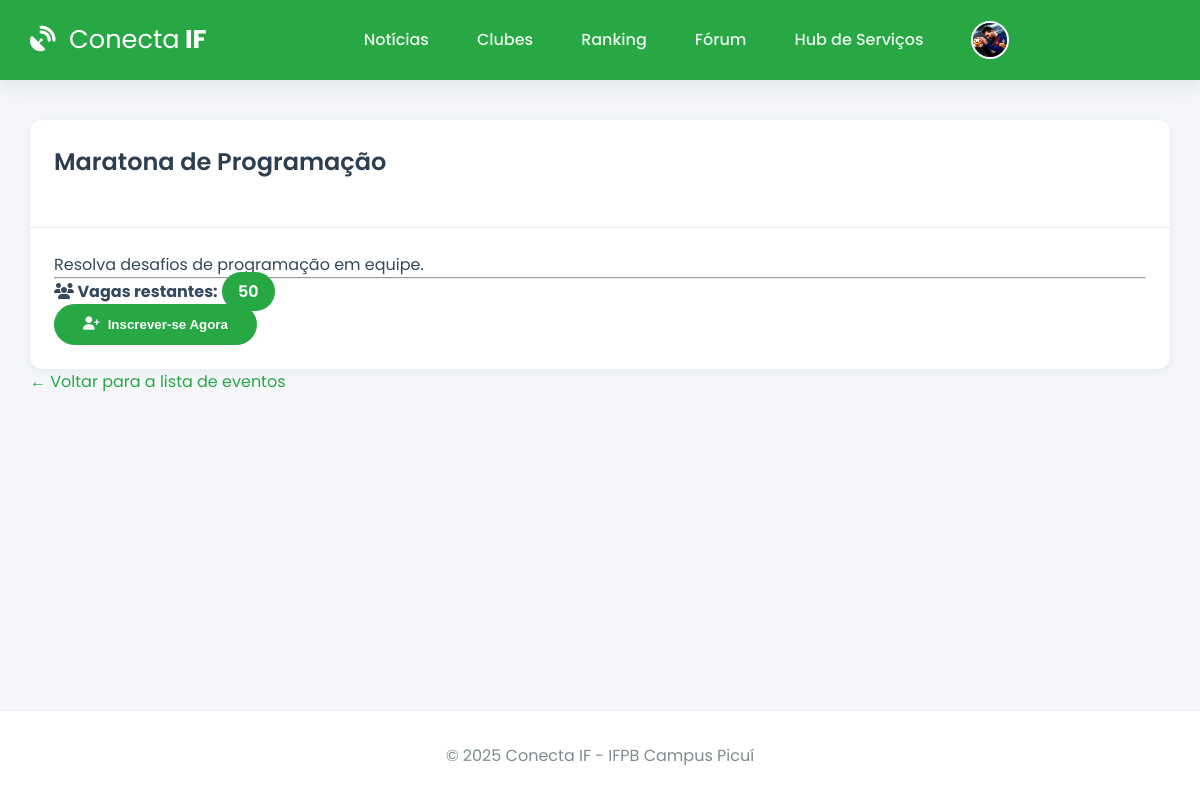
The app's page /evento/1 (signed in) with its own data.
### app.py (models this page shows, shortened)
class User(db.Model):
    id = db.Column(db.Integer, primary_key=True)
    email = db.Column(db.String(120), unique=True, nullable=False)
    username = db.Column(db.String(12), unique=True, nullable=False)
    password_hash = db.Column(db.String(256), nullable=False)
    image_file = db.Column(db.String(100), nullable=False, default='default.jpg')
    eventos_inscritos = db.relationship('Evento', secondary=inscricao_evento_tabela, back_populates='alunos_inscritos', lazy='dynamic')
    clubes_membro = db.relationship('Clube', secondary=membros_clube_tabela, back_populates='membros', lazy='dynamic')
    topicos_criados = db.relationship('ForumTopico', backref='autor', lazy='dynamic', cascade="all, delete-orphan")
    posts_criados = db.relationship('ForumPost', backref='autor', lazy='dynamic', cascade="all, delete-orphan")

class Evento(db.Model):
    id = db.Column(db.Integer, primary_key=True)
    titulo = db.Column(db.String(200), nullable=False)
    descricao = db.Column(db.Text, nullable=False)
    vagas = db.Column(db.Integer, nullable=False)
    data_evento = db.Column(db.DateTime, nullable=False, default=lambda: datetime.now(timezone.utc))
    clube_id = db.Column(db.Integer, db.ForeignKey('clube.id'), nullable=False)
    alunos_inscritos = db.relationship('User', secondary=inscricao_evento_tabela, back_populates='eventos_inscritos', lazy='dynamic')
    noticias = db.relationship('Noticia', backref='evento', lazy='dynamic', cascade="all, delete-orphan")
    @property
    def vagas_restantes(self):
        return self.vagas - self.alunos_inscritos.count()

### app.py (the view)
@app.route('/evento/<int:evento_id>')
@login_required
def detalhe_evento(evento_id):
    evento = Evento.query.get_or_404(evento_id)
    ja_inscrito = evento in g.user.eventos_inscritos.all()
    return render_template('detalhe_evento.html', evento=evento, ja_inscrito=ja_inscrito)

### app.py (called while the page is built)
@app.before_request
def load_logged_in_user():
    user_id = session.get('user_id')
    g.user = User.query.get(user_id) if user_id else None
    if user_id and g.user is None:
        session.clear()

def login_required(f):
    @wraps(f)
    def decorated_function(*args, **kwargs):
        if g.user is None:
            flash('Você precisa fazer login para acessar esta página.', 'warning')
            return redirect(url_for('login'))
        return f(*args, **kwargs)
    return decorated_function

@app.context_processor
def inject_user_and_year():
    return dict(current_user_data=g.user, current_year=datetime.now(timezone.utc).year)

### templates/detalhe_evento.html (shortened to what this page needs)
{% extends 'base.html' %}
{% block content %}
    <div class="card">
        <div class="card-header">
            <h2>{{ evento.titulo }}</h2>
        </div>
        <div class="card-body">
            <p class="lead">{{ evento.descricao }}</p>
            <hr>
            <div class="details-footer">
                <p><strong><i class="fas fa-users"></i> Vagas restantes:</strong> <span class="vagas-badge-lg">{{ evento.vagas_restantes }}</span></p>
                {% if ja_inscrito %}
                    <button class="btn btn-secondary" disabled><i class="fas fa-check-circle"></i> Você já está inscrito</button>
                {% elif evento.vagas_restantes > 0 %}
                    <form action="{{ url_for('inscrever_evento', evento_id=evento.id) }}" method="post" class="inline-form">
                        <button type="submit" class="btn"><i class="fas fa-user-plus"></i> Inscrever-se Agora</button>
                    </form>
                {% else %}
                    <button class="btn btn-danger" disabled>Vagas Esgotadas</button>
                {% endif %}
            </div>
        </div>
    </div>
    <div class="back-link-container">
        <a href="{{ url_for('eventos') }}">&larr; Voltar para a lista de eventos</a>
    </div>
{% endblock %}

### templates/base.html (shortened to what this page needs)
<!DOCTYPE html>
<html lang="pt-br">
<head>
    <link rel="stylesheet" href="https://cdnjs.cloudflare.com/ajax/libs/font-awesome/6.5.2/css/all.min.css" />
    <link rel="stylesheet" href="{{ url_for('static', filename='css/style.css') }}">
</head>
<body>
    <header class="header">
        <div class="container">
            <nav class="navbar">
                <a class="navbar-brand" href="{{ url_for('noticias') if current_user_data else url_for('login') }}">
                    <i class="fas fa-satellite-dish"></i> <strong>Conecta</strong> IF
                </a>
                <div class="nav-links" id="nav-links">
                    {% if current_user_data %}
                        <a class="nav-item" href="{{ url_for('noticias') }}">Notícias</a>
                        <a class="nav-item" href="{{ url_for('clubes') }}">Clubes</a>
                        <a class="nav-item" href="{{ url_for('ranking') }}">Ranking</a>
                        <a class="nav-item" href="{{ url_for('forum') }}">Fórum</a>
                        <a class="nav-item" href="{{ url_for('hub_servicos') }}">Hub de Serviços</a>
                        <div class="nav-item user-menu">
                             <a class="user-menu-trigger" href="#">
                                 <img src="{{ url_for('static', filename='profile_pics/' + current_user_data.image_file) }}" class="nav-profile-image">
                                 <span>{{ current_user_data.username }}</span> <i class="fas fa-chevron-down dropdown-icon"></i>
                            </a>
                        </div>
                    {% else %}
                        <a href="{{ url_for('login') }}" class="nav-item">Entrar</a>
                        <a href="{{ url_for('register') }}" class="nav-item btn btn-outline">Registar</a>
                    {% endif %}
                </div>
            </nav>
        </div>
    </header>
    <main class="container">
        {% block content %}{% endblock %}
    </main>
    <footer class="footer">
        <p>&copy; {{ current_year }} Conecta IF - IFPB Campus Picuí</p>
    </footer>
</body>
</html>

### static/css/style.css (style rules this page uses)
:root { --ifpb-green: #28a745; --ifpb-green-dark: #218838; --dark-blue: #2c3e50; --light-gray: #ecf0f1; --medium-gray: #bdc3c7; --text-color: #34495e; --light-text: #7f8c8d; --background-color: #f4f6f9; --surface-color: #ffffff; --border-color: #e9ecef; --font-family-base: 'Poppins', sans-serif; --shadow-sm: 0 2px 8px rgba(44, 62, 80, 0.07); --shadow-md: 0 5px 20px rgba(44, 62, 80, 0.1); --border-radius: 12px; }
* { box-sizing: border-box; margin: 0; padding: 0; }
html { height: 100%; }
body { font-family: var(--font-family-base); background-color: var(--background-color); color: var(--text-color); display: flex; flex-direction: column; min-height: 100%; }
.container { width: 95%; max-width: 1200px; margin: 0 auto; }
main.container { flex-grow: 1; padding-top: 2.5rem; padding-bottom: 2.5rem; }
h1, h2, h3, h4 { font-weight: 600; color: var(--dark-blue); margin-bottom: 1.5rem; }
a { color: var(--ifpb-green); text-decoration: none; transition: color 0.2s; }
.header { background-color: var(--ifpb-green); padding: 0.8rem 0; box-shadow: var(--shadow-md); position: sticky; top: 0; z-index: 1000; }
.navbar { display: flex; justify-content: space-between; align-items: center; }
.navbar-brand { font-weight: 700; font-size: 1.6rem; color: var(--surface-color); }
.navbar-brand i { margin-right: 0.5rem; }
.navbar-brand strong { font-weight: 400; }
.nav-links { display: flex; align-items: center; gap: 1rem; }
.nav-item { color: rgba(255, 255, 255, 0.9); font-weight: 500; padding: 0.5rem 1rem; border-radius: var(--border-radius); transition: background-color 0.2s; }
.nav-profile-image { width: 38px; height: 38px; border-radius: 50%; margin-right: 10px; object-fit: cover; border: 2px solid var(--surface-color); }
.user-menu { position: relative; }
.user-menu-trigger { display: flex; align-items: center; cursor: pointer; }
.user-menu-trigger .dropdown-icon { font-size: 0.8em; margin-left: 0.5rem; transition: transform 0.2s; }
.card { background-color: var(--surface-color); border-radius: var(--border-radius); box-shadow: var(--shadow-sm); transition: all 0.3s ease-in-out; display: flex; flex-direction: column; height: 100%; }
.card .card-header { padding: 1.5rem; border-bottom: 1px solid var(--border-color); display: flex; justify-content: space-between; align-items: center; }
.card .card-body { padding: 1.5rem; flex-grow: 1; }
.vagas-badge, .vagas-badge-lg { background-color: var(--ifpb-green); color: white; padding: 0.4rem 0.8rem; border-radius: 50px; font-size: 0.85rem; font-weight: 600; }
.vagas-badge-lg { font-size: 1rem; padding: 0.5rem 1rem; }
.btn { background-color: var(--ifpb-green); border: 1px solid var(--ifpb-green); color: #fff; font-weight: 600; padding: 0.75rem 1.75rem; border-radius: 50px; transition: all 0.3s ease; cursor: pointer; text-align: center; display: inline-flex; align-items: center; gap: 0.5rem; justify-content: center; }
.back-link-container { margin-bottom: 1.5rem; }
.footer { padding: 2rem 0; background-color: var(--surface-color); text-align: center; margin-top: auto; border-top: 1px solid var(--border-color); }
.footer p { margin: 0; color: var(--light-text); }

### records on screen
User: image_file (picture)
Evento: titulo "Maratona de Programação", descricao "Resolva desafios de programação em equipe.", vagas_restantes "50"
